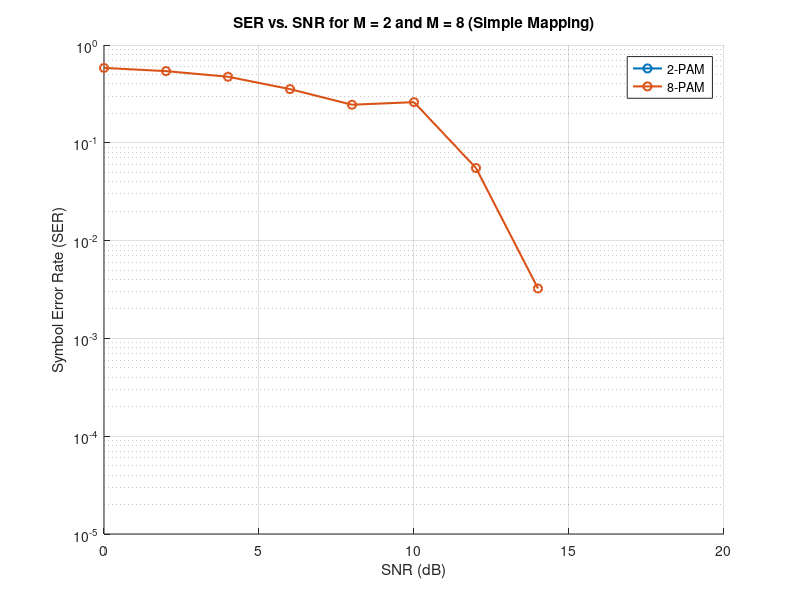

MATLAB code to generate this figure:
clc;
clear;
close all;

%% Παράμετροι
M_values = [2, 8]; % Επίπεδα M-PAM
log2M_values = log2(M_values); % Αριθμός bits ανά σύμβολο για κάθε M
Lb = 100000; % Συνολικός αριθμός bits
Es = 1; % Ενέργεια ανά σύμβολο
Rs = 250e3; % Ρυθμός συμβόλων (250 Ksymbols/sec)
Ts = 1 / Rs; % Διάρκεια συμβόλου
fc = 2.5e6; % Συχνότητα φέρουσας (2.5 MHz)
Tc = 1 / fc; % Περίοδος φέρουσας
Tsamp = Tc / 4; % Περίοδος δειγματοληψίας (4 δείγματα ανά περίοδο φέρουσας)
SNR_dB_values = 0:2:20; % Εύρος SNR (dB)

%% Αποθήκευση SER
SER_values = zeros(length(SNR_dB_values), length(M_values)); % Αποθήκευση SER για κάθε M

%% Επανάληψη για τις τιμές M
for m_idx = 1:length(M_values)
    M = M_values(m_idx);
    log2M = log2M_values(m_idx);
    Lb = floor(Lb / log2M) * log2M; % Προσαρμογή ώστε να είναι διαιρετός με log2(M)
    bits = randi([0 1], 1, Lb); % Τυχαία δυαδική ακολουθία

    % Αντιστοίχιση: Bits σε Σύμβολα
    symbols = reshape(bits, log2M, []); % Ομαδοποίηση bits σε log2(M) ανά σύμβολο
    decSymbols = bi2de(symbols.', 'left-msb'); % Μετατροπή σε δεκαδικά σύμβολα
    Am = (2 * (0:M-1) - (M - 1)) * sqrt(Es / (2 * (M - 1)^2)); % Επίπεδα πλάτους PAM
    
    % Διαμόρφωση Παλμού
    Ns = round(Ts / Tsamp); % Αριθμός δειγμάτων ανά σύμβολο
    gT = ones(1, Ns); % Ορθογώνιος παλμός
    gT = gT / sqrt(sum(gT.^2)); % Κανονικοποίηση σε μοναδιαία ενέργεια
    s_t = reshape(repmat(Am(decSymbols + 1), Ns, 1), 1, []); % Σήμα PAM με διαμόρφωση παλμού
    
    % Διαμόρφωση
    t_carrier = linspace(0, (length(s_t)-1)*Tsamp, length(s_t)); % Χρονικό διάνυσμα για τη φέρουσα
    carrier = cos(2 * pi * fc * t_carrier); % Κυματομορφή φέρουσας
    transmitted_signal = s_t .* carrier; % Διαμορφωμένο σήμα
    
    %% Υπολογισμός SER για κάθε τιμή SNR
    for idx = 1:length(SNR_dB_values)
        SNR_dB = SNR_dB_values(idx);
        SNR_linear = 10^(SNR_dB / 10);
    
        % Προσθήκη AWGN
        No = Es / (SNR_linear * log2M); % Ισχύς φασματικής πυκνότητας θορύβου
        sigma = sqrt(No / 2); % Τυπική απόκλιση θορύβου
        noise = sigma * randn(size(transmitted_signal));
        received_signal = transmitted_signal + noise;
    
        % Αποδιαμόρφωση
        demodulated_signal = received_signal .* carrier; % Πολλαπλασιασμός με φέρουσα
    
        % Ολοκλήρωση
        integrated_signal = zeros(1, length(decSymbols)); % Αρχικοποίηση ολοκληρωμένου σήματος
        for i = 1:length(decSymbols)
            start_idx = (i-1)*Ns + 1;
            end_idx = i*Ns;
            integrated_signal(i) = sum(demodulated_signal(start_idx:end_idx) .* gT);
        end
        integrated_signal = integrated_signal / max(abs(integrated_signal)) * max(abs(Am)); % Κλιμάκωση σήματος
    
        % Ανίχνευση Συμβόλων
        detected_symbols = zeros(size(integrated_signal));
        for i = 1:length(integrated_signal)
            [~, detected_symbols(i)] = min(abs(integrated_signal(i) - Am)); % Ανίχνευση πλησιέστερου πλάτους
        end
        detected_symbols = detected_symbols - 1; % Προσαρμογή στο εύρος [0, M-1]
    
        % Διασφάλιση ευθυγράμμισης διανυσμάτων
        decSymbols = decSymbols(:)'; % Μετατροπή σε διάνυσμα γραμμής
        detected_symbols = detected_symbols(:)'; % Μετατροπή σε διάνυσμα γραμμής
        assert(length(decSymbols) == length(detected_symbols), 'Ασυμφωνία στα μήκη διανυσμάτων συμβόλων.');
    
        % Υπολογισμός αριθμού λαθών συμβόλων
        num_symbol_errors = sum(detected_symbols ~= decSymbols); % Μέτρηση λαθών συμβόλων
    
        % Υπολογισμός SER
        SER_values(idx, m_idx) = num_symbol_errors / length(decSymbols); % Ποσοστό λανθασμένων συμβόλων
    end
end

%% Plot SER
figure;
hold on;
for m_idx = 1:length(M_values)
    semilogy(SNR_dB_values, SER_values(:, m_idx), '-o', 'LineWidth', 1.5, 'DisplayName', sprintf('%d-PAM', M_values(m_idx)));
end
title('SER vs. SNR for M = 2 and M = 8 (Simple Mapping)');
xlabel('SNR (dB)');
ylabel('Symbol Error Rate (SER)');
legend show;
grid on;
ylim([1e-5, 1]);
